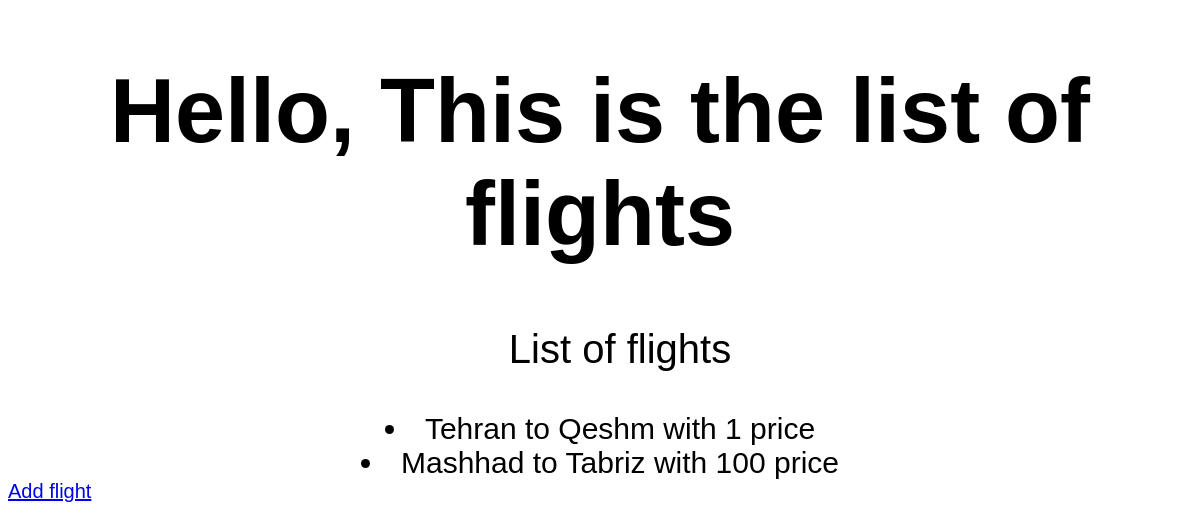
/hello/, run on an earlier commit of the app's database.
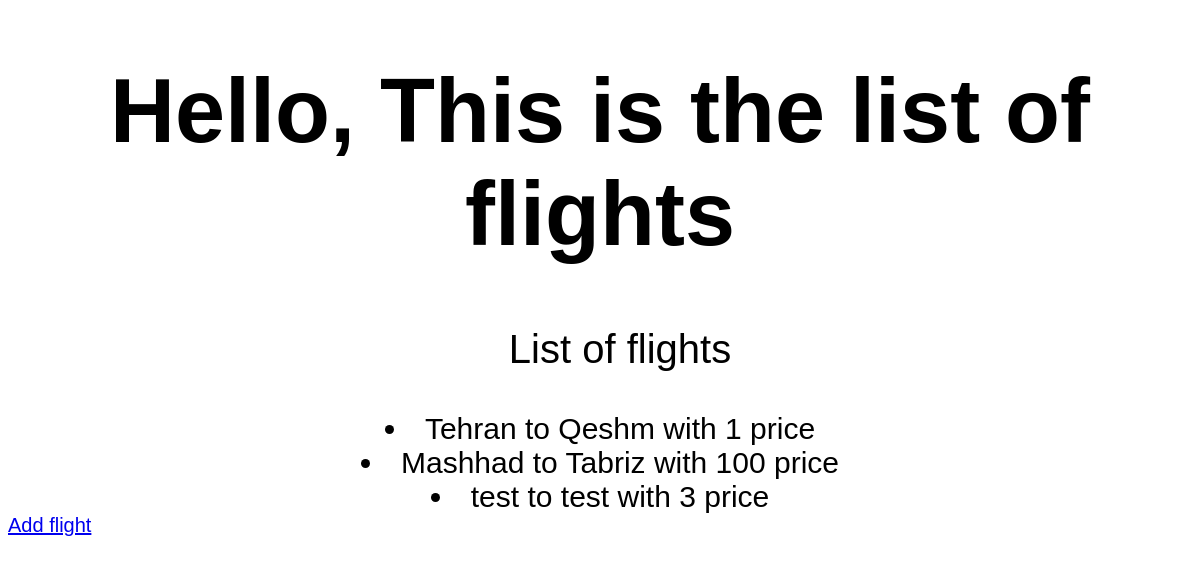
And on a later commit of the database.
### hello/models.py (models this page shows)
class Flight(models.Model):
    source = models.CharField(max_length=64)
    destination = models.CharField(max_length=64)
    price = models.IntegerField()
    def __str__(self):
        return f"{self.source} to {self.destination} with {self.price} price"

### hello/views.py (the view)
# urls.py: path("", views.index, name="index"),
def index(request):
    return render(request, "hello/index.html", {
        "flights": Flight.objects.all()
    })

### hello/templates/hello/index.html
{% extends "hello/layout.html" %}
{% block body %}
    <h1>Hello, This is the list of flights</h1>
        <ul>List of flights</ul>
        {% for flight in flights %}
            <li>{{ flight }}</li>
        {% endfor %}
        <a href="{% url 'hello:add' %}">Add flight</a>
{% endblock %}

### hello/templates/hello/layout.html (shortened to what this page needs)
{% load static %}
<!DOCTYPE html>
<html lang="en">
<head>
    <link href="{% static 'hello/styles.css' %}" rel="stylesheet">
</head>
<body>
    {% block body %}
    {% endblock %}
</body>
</html>

### hello/static/hello/styles.css (style rules this page uses)
h1 { text-align: center; font-family: sans-serif; font-size: 90px; }
ul { text-align: center; font-family: sans-serif; font-size: 40px; }
li { text-align: center; font-family: sans-serif; font-size: 30px; }
a { text-align: center; font-family: sans-serif; font-size: 20px; }

What changed in the data, as far as the page shows it:
added Flight: source+destination+price "test to test with 3 price"
